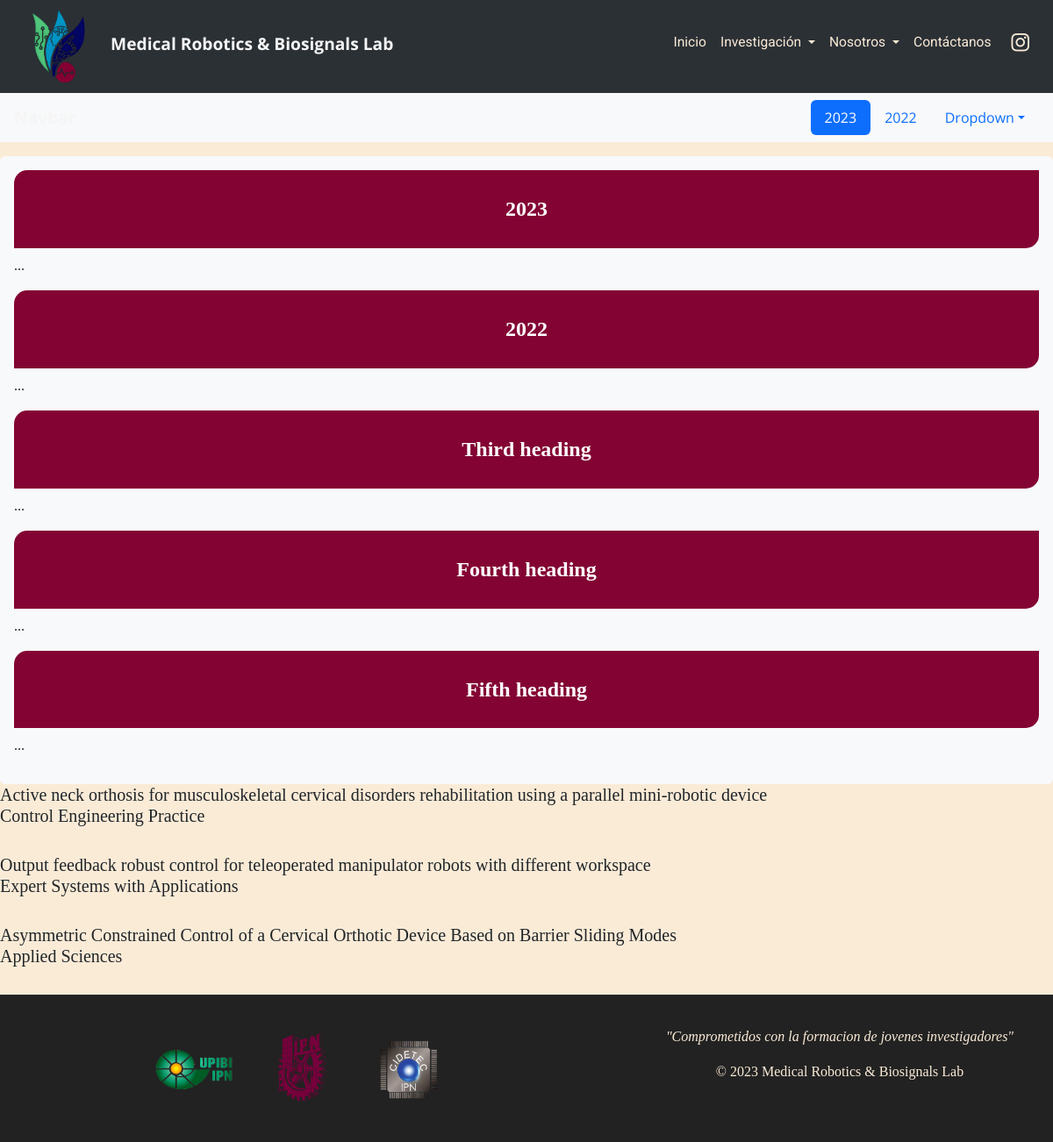
Page /articulos3.php on the committed database.
### tables this page shows
CREATE TABLE art22( 
    user_id int(11) AUTO_INCREMENT PRIMARY KEY not null, 
    tit varchar(300) not null, 
    revi varchar(100) not null, 
    auth varchar(600) not null, 
    doi varchar(256) not null 
);

### articulos3.php (the view, shortened to what this page needs)
<?php
    include_once './code.php';
?>
<!DOCTYPE html>
<html lang="en">
<head>
    <link href="https://cdn.jsdelivr.net/npm/bootstrap@5.3.0-alpha1/dist/css/bootstrap.min.css" rel="stylesheet">
    <link rel="stylesheet" href="./assets/styles/style.css">
    <link rel="stylesheet" href="./assets/styles/articulos.css">
</head>
<body>
    <?php
        $sql = "SELECT * FROM art22;";
        $result = mysqli_query($conn,$sql);
        $resultCheck = mysqli_num_rows($result);
    ?>
    <nav id="nav-bar"></nav>
<nav id="navbar-example2" class="navbar bg-body-tertiary --bs-body-color
 px-3 mb-3">
  <a class="navbar-brand" href="">Navbar</a>
  <ul class="nav nav-pills">
    <li class="nav-item">
      <a class="nav-link" href="#scrollspyHeading1">2023</a>
    </li>
    <li class="nav-item">
      <a class="nav-link" href="#scrollspyHeading2">2022</a>
    </li>
    <li class="nav-item dropdown">
      <a class="nav-link dropdown-toggle" data-bs-toggle="dropdown" href="#" role="button" aria-expanded="false">Dropdown</a>
    </li>
  </ul>
</nav>
<div data-bs-spy="scroll" data-bs-target="#navbar-example2" data-bs-root-margin="0px 0px -40%" data-bs-smooth-scroll="true" class="scrollspy-example bg-body-tertiary p-3 rounded-2" tabindex="0">
  <h4 id="scrollspyHeading1">2023</h4>
  <p>...</p>
  <h4 id="scrollspyHeading2">2022</h4>
  <p>...</p>
  <h4 id="scrollspyHeading3">Third heading</h4>
  <p>...</p>
  <h4 id="scrollspyHeading4">Fourth heading</h4>
  <p>...</p>
  <h4 id="scrollspyHeading5">Fifth heading</h4>
  <p>...</p>
</div>
    <?php
                 if($resultCheck>0){
                    while($row=mysqli_fetch_assoc($result)){
                        $first=$row['tit'];
                        $last=$row['revi'];
                        echo "<h5>$first<br>  $last</h5><br>";
                    }
                }
?>
    <footer id="foot-er" class="footer"></footer>
</body>
</html>

### assets/styles/style.css (style rules this page uses)
:root { --color-guinda:#830433 ; --color-rey: #040559 ; --color-cielo: #0e97b7 ; --color-verde: #14d55b ; --color-neg: #202021 ; }
* { margin: 0; padding: 0; }
body { min-height: 100vh; overflow-x:hidden; font-family: 'Roboto', sans-serif; }
.navbar-brand { color:whitesmoke; font-family: 'Open Sans', sans-serif; font-weight:bolder; font-size: larger; }
.nav-link { font-family: 'Open Sans', sans-serif; font-weight: medium; }
.footer { background-color:rgb(34, 34, 34); position: relative; bottom: 0; width: 100%; }

### assets/styles/articulos.css (style rules this page uses)
body { background-color:antiquewhite; font-family: Georgia, 'Times New Roman', Times, serif; }
h4 { text-align: center; padding: 30px 0 30px 0; font-weight: bold; color: rgb(255, 255, 255); background-color:var(--color-guinda); border-radius: 15px 0 15px 0; }
li { list-style: none; }
a { text-decoration: none; color: var(--color-guinda); font-size: large; font-weight: bold; }

### rows in the picture
art22: tit "Active neck orthosis for musculoskeletal cervical disorders rehabilitation using a parallel mini-robotic device", revi "Control Engineering Practice"
art22: tit "Output feedback robust control for teleoperated manipulator robots with different workspace", revi "Expert Systems with Applications"
art22: tit "Asymmetric Constrained Control of a Cervical Orthotic Device Based on Barrier Sliding Modes", revi "Applied Sciences"
